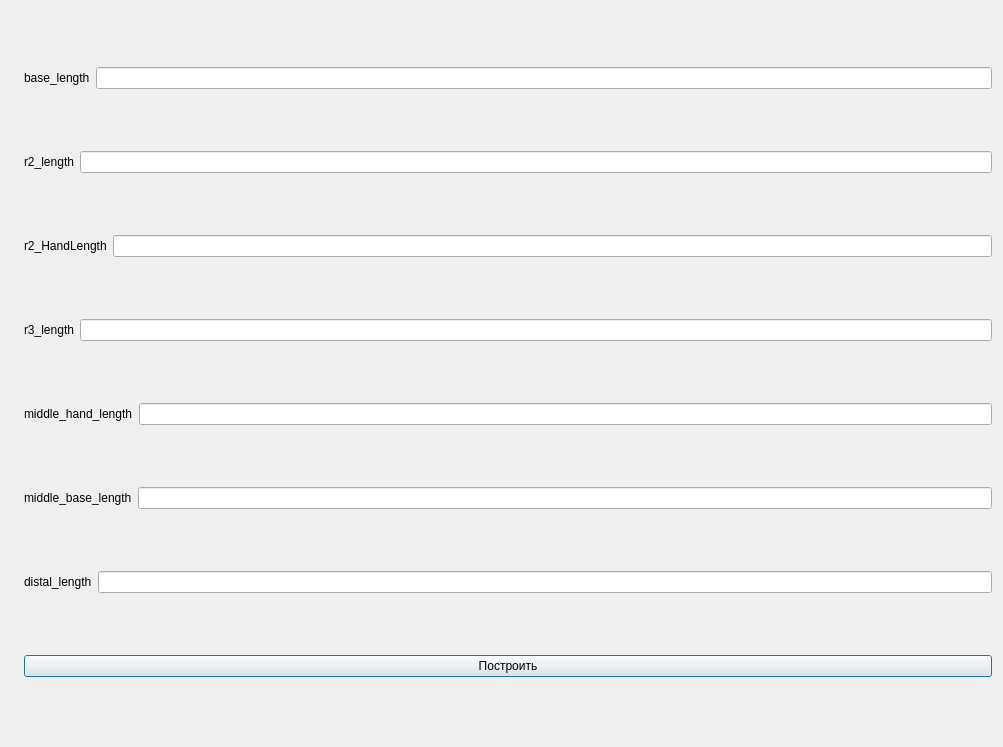
<?xml version="1.0" encoding="UTF-8"?>
<ui version="4.0">
 <class>this</class>
 <widget class="QDialog" name="this">
  <property name="geometry">
   <rect>
    <x>0</x>
    <y>0</y>
    <width>1003</width>
    <height>747</height>
   </rect>
  </property>
  <property name="windowTitle">
   <string>MechanismForm</string>
  </property>
  <layout class="QHBoxLayout" name="horizontalLayout_8">
   <item>
    <widget class="QLabel" name="label_Picture">
     <property name="text">
      <string/>
     </property>
     <property name="pixmap">
      <pixmap resource="Resource.qrc">:/new/prefix1/Qt/Media/Mechanism.jpg</pixmap>
     </property>
     <property name="scaledContents">
      <bool>true</bool>
     </property>
    </widget>
   </item>
   <item>
    <layout class="QVBoxLayout" name="verticalLayout">
     <item>
      <layout class="QHBoxLayout" name="horizontalLayout">
       <item>
        <widget class="QLabel" name="label_baseLength">
         <property name="text">
          <string>base_length</string>
         </property>
        </widget>
       </item>
       <item>
        <widget class="QLineEdit" name="lineEdit_baseLength"/>
       </item>
      </layout>
     </item>
     <item>
      <layout class="QHBoxLayout" name="horizontalLayout_2">
       <item>
        <widget class="QLabel" name="label_r2Length">
         <property name="text">
          <string>r2_length</string>
         </property>
        </widget>
       </item>
       <item>
        <widget class="QLineEdit" name="lineEdit_r2Length"/>
       </item>
      </layout>
     </item>
     <item>
      <layout class="QHBoxLayout" name="horizontalLayout_3">
       <item>
        <widget class="QLabel" name="label_r2HandLength">
         <property name="text">
          <string>r2_HandLength</string>
         </property>
        </widget>
       </item>
       <item>
        <widget class="QLineEdit" name="lineEdit_r2HandLength"/>
       </item>
      </layout>
     </item>
     <item>
      <layout class="QHBoxLayout" name="horizontalLayout_4">
       <item>
        <widget class="QLabel" name="label_r3Length">
         <property name="text">
          <string>r3_length</string>
         </property>
        </widget>
       </item>
       <item>
        <widget class="QLineEdit" name="lineEdit_r3Length"/>
       </item>
      </layout>
     </item>
     <item>
      <layout class="QHBoxLayout" name="horizontalLayout_5">
       <item>
        <widget class="QLabel" name="label_middleHandLength">
         <property name="text">
          <string>middle_hand_length</string>
         </property>
        </widget>
       </item>
       <item>
        <widget class="QLineEdit" name="lineEdit_middleHandLength"/>
       </item>
      </layout>
     </item>
     <item>
      <layout class="QHBoxLayout" name="horizontalLayout_6">
       <item>
        <widget class="QLabel" name="label_middleBaseLength">
         <property name="text">
          <string>middle_base_length</string>
         </property>
        </widget>
       </item>
       <item>
        <widget class="QLineEdit" name="lineEdit_middleBaseLength"/>
       </item>
      </layout>
     </item>
     <item>
      <layout class="QHBoxLayout" name="horizontalLayout_7">
       <item>
        <widget class="QLabel" name="label_distalLength">
         <property name="text">
          <string>distal_length</string>
         </property>
        </widget>
       </item>
       <item>
        <widget class="QLineEdit" name="lineEdit_distalLength"/>
       </item>
      </layout>
     </item>
     <item>
      <widget class="QPushButton" name="pushBtn_Create">
       <property name="text">
        <string>Построить</string>
       </property>
      </widget>
     </item>
    </layout>
   </item>
  </layout>
 </widget>
 <layoutdefault spacing="6" margin="11"/>
 <resources>
  <include location="Resource.qrc"/>
 </resources>
 <connections/>
</ui>
